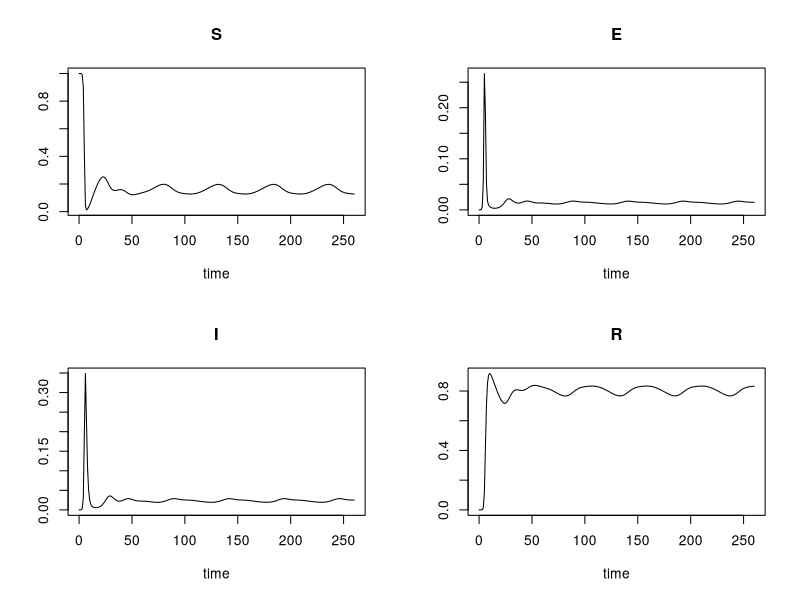
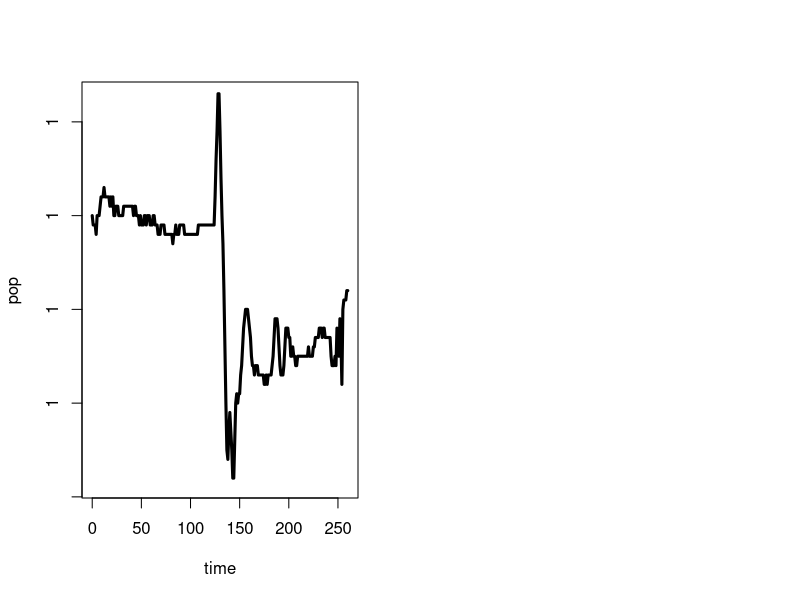

Generate these figures, in order, with R: (Note: this script raises an error after producing the figures.)
########################## #
#SEIR model for RSV-------
########################## #

setwd("/home/phuong/phuonght/gitKraken_project/RSV")

library(deSolve)

######################################### #
# MODEL SETTINGS                     ----
######################################### #

##  latency period: 4 days [2-6]
##  infectious period : 6.7 days [ 1-21], 10 days [7-12]
##  duration of immunity: 230 days / 200 days

######################################### #
# MODEL SETTINGS                     ----
######################################### #
pop_size          <- 100000
num_days          <- 500
num_weeks         <- 52*5
R0                <- 3
num_days_infected <- 6.7
num_days_exposed  <- 4
num_days_waning   <- 230 # best fit : 23.5 weeks => 164.5days
num_weeks_waning  <- 23.5
infected_seeds    <- 1 # ? 

######################################### #
# INITIALIZE PARAMETERS AND POPULATION ----
######################################### #
#https://steemit.com/science/@fouad/x-history-of-math-symbols
# recovery parameter
gamma  <- 1/(num_days_infected/7)
# transmission parameter
beta0 <- 1.99 #average transmission rate
beta1 <- 0.65 #degree of seasonality [ 0,1], higher value stronger seasonal driver
phi <- 2.43 # shift phase
# beta <- beta0*(1+beta1*cos(2*pi*t/52)+phi)## t need to be updated 

#rate of movement from latent to infectious stage
sigma <- 1/(num_days_exposed/7)
# duration of immunity
nu <- 1/(num_days_waning/7)
# death rate 
eta <- 1/(80*52)
# birth rate
mu <- 1/(80*52)

# # population states
S <- 1 - (infected_seeds/pop_size)
E <- infected_seeds/pop_size
I <- 0
R <- 0

######################################### #
# SET FUNCTION PARAMETERS            ----
######################################### #
# set time frame
times      <- seq(0, num_weeks, by = 1)

# set initial health states
states     <- c(S = S,E = E, I = I, R = R)

# set parameters
params     <- c(gamma = gamma, nu = nu,mu = mu,
                beta0 = beta0, beta1 = beta1, phi = phi)

######################################### #
# CREATE SIRV FUNCTION               ----
######################################### #
# define a function for the ODE-solver with 3 function parameters (required)
#  * times  = current time point (not yet used here, in the absence of seasonality)
#  * states = current health states, to calculate updates
#  * params = epidemiogical parameters, used in the differential equations
#
# Note: updating the health states over time and keeping track of the changes, is handled by the
# ode-function of the 'deSolve' package.
sirv_func <- function(t, states, params) {

  # rename states and parameters
  S     <- states['S']
  E     <- states['E']
  I     <- states['I']
  R     <- states['R']
  beta <- beta0*(1+beta1*cos(2*pi*t/52)+phi)
  # gamma <- params['gamma']
  # nui   <- params['nui']
  # v   <- params['v']
  


  # calculate state changes
  dS <- mu -beta*S*I + nu*R - eta*S
  dE <- beta*S*I - sigma*E - eta*E
  dI <- sigma*E - gamma*I - eta*I
  dR <- gamma*I - nu*R - eta*R

  # return (dS, dI, dR) as a vector in a list (required for the 'solve' function)
  return(list(c(dS, dE, dI, dR)))
}

######################################### #
# SOLVE ODE                          ----
######################################### #
# use the 'ode' function of deSolve package with our SIR function, health states and parameters
out <- ode(func = sirv_func, y = states, times = times, parms = params)
plot(out)

# convert the 'out' matrix into a data-frame (to enable the use of '$' to access a column by name)
out <- as.data.frame(out)

# total population
pop<-out[,"S"]+out[,"E"]+out[,"I"]+out[,"R"]
# weekly incidence
# inc <- params["report"]*params["gamma"]*out[,"E"]
inc <- params["sigma"]*out[,"E"]*pop_size
# make a new panel
par(mfrow=c(1,2))
# more plots
time <- out[,"time"]
plot(time,pop,type='l',lwd=3)
plot(time,inc,type='l',lwd=3)


######################################### #
# PLOT RESULTS                       ----
######################################### #

# # open pdf-stream (optional)
# pdf('SIR_example.pdf',6,4) 

# plot susceptible class
par(mfrow = c(1,1))
plot(out$S,
     type = 'l',
     xlab = 'Time',
     ylab = 'Population fraction',
     ylim = c(0,1.3),
     col  = 4)
lines(out$R, col=3)
lines(out$I, col=2)
lines(out$E, col=1)

# add legend
legend(x      = 'top', 
       legend = c('Susceptible','Infectious','Recovered',"Exposed"), 
       col    = c(4,2,3,1), 
       lwd    = 1,
       ncol   = 3,
       cex    = 0.9)

# # close pdf-stream (optional)
# dev.off()
